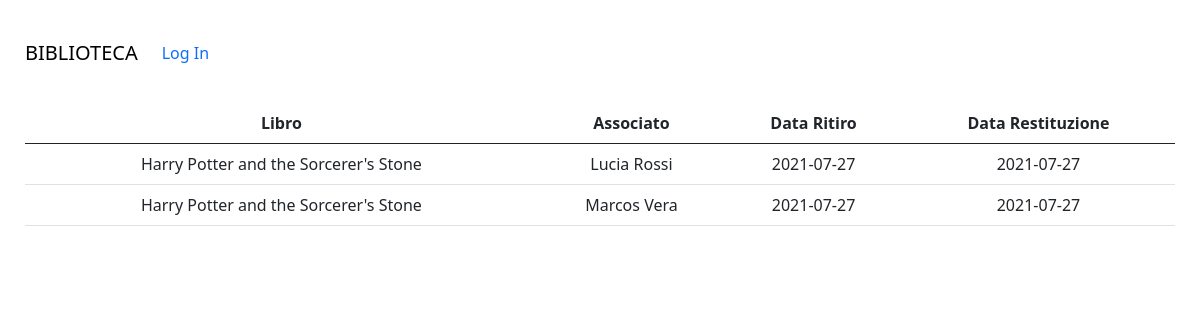
The page /history.php?id=2 on the database its author committed.
### tables this page shows
CREATE TABLE `ritiro_libro` (
  `id_associato` varchar(16) NOT NULL,
  `id_libro` int(4) NOT NULL,
  `data_ritiro` date DEFAULT current_timestamp(),
  `data_restituzione` date DEFAULT NULL
);

CREATE TABLE `libro` (
  `id` int(4) NOT NULL,
  `ISBN` varchar(13) NOT NULL,
  `titolo` varchar(250) NOT NULL,
  `copertina` varchar(250) DEFAULT NULL,
  `data_pubblicazione` date DEFAULT NULL,
  `autore` varchar(250) NOT NULL,
  `stato` varchar(50) NOT NULL
);

CREATE TABLE `persona` (
  `codice_fiscale` varchar(16) NOT NULL,
  `ruolo` enum('impiegato','associato') NOT NULL,
  `password` varchar(32) NOT NULL,
  `nome` varchar(150) NOT NULL,
  `cognome` varchar(150) NOT NULL,
  `telefono` varchar(15) NOT NULL,
  `email` varchar(320) NOT NULL
);

### includes/globals.php (called while the page is built, shortened)
<?php
include_once __DIR__ . '/header.php';
include_once __DIR__.'/Libro.php';
include_once __DIR__.'/Utente.php';

### includes/Libro.php (called while the page is built, shortened)
<?php
require_once __DIR__ . '/db.php';
class Libro extends FormHandle
{
    public static function selectBook($search_type = null, $search_value  = null, $id  = null)
    {
        global $mysqli;
        if (isset($search_type)) {
            $query = $mysqli->query('SELECT * FROM libro WHERE ' . $search_type . ' LIKE "%' . $search_value . '%"');
            $results = array();
            while ($row = $query->fetch_assoc()) {
                $results[] = $row;
            }
        } else {
            $query = $mysqli->query('SELECT * FROM libro WHERE id = ' . $id);
            $results = $query->fetch_assoc();
        }
        return $results;
    }
    public static function viewBookHistory($id_libro = null, $id_user = null){
            global $mysqli;
            if($id_libro){
                $id_libro = intval($id_libro);
                $query = $mysqli->query("SELECT * FROM ritiro_libro WHERE id_libro = " . $id_libro);
            }elseif($id_user){
                $query = $mysqli->query("SELECT * FROM ritiro_libro WHERE id_associato = '". $id_user."'");
            }
            $results = array();
            while ($row = $query->fetch_assoc()) {
                $results[] = $row;
            }
            return $results;
    }
}

### includes/Utente.php (called while the page is built, shortened)
<?php
require_once __DIR__ . '/db.php';
class Utente
{
     public static function selectUser($userId)
    {
        global $mysqli;
        $query_user = $mysqli->query("SELECT * FROM persona WHERE codice_fiscale = '" . $userId."'");
        $user = $query_user->fetch_assoc();
        return $user;
    }
}

### history.php (the view)
<?php
include_once __DIR__ . '/includes/globals.php';
$id_libro = $_GET['id'];
$history = \DataHandle\Libro::viewBookHistory($id_libro);
?>
<div>
<table class="table">
  <thead>
    <tr>
      <th scope="col">Libro</th>
      <th scope="col">Associato</th>
      <th scope="col">Data Ritiro</th>
      <th scope="col">Data Restituzione</th>
    </tr>
  </thead>
  <tbody>
      <?php
foreach($history as $record):
    $user = \DataHandle\Utente::selectUser($record['id_associato']);
    $libro = \DataHandle\Libro::selectBook($search_type =null, $search_value =null, $id_libro);?>
    <tr>
      <td><?php echo $libro['titolo'];?></td>
      <td><?php echo $user['nome'].' '.$user['cognome'];?> </td>
      <td><?php echo $record['data_ritiro'];?></td>
      <td><?php echo $record['data_restituzione'];?></td>
      </tr>
      <?php endforeach;?>
  </tbody>
</table>
</div>

### includes/header.php (shortened to what this page needs)
<!DOCTYPE html>
<html lang="en">
<head>
    <link href="https://cdn.jsdelivr.net/npm/bootstrap@5.0.0-beta3/dist/css/bootstrap.min.css" rel="stylesheet" />
    <link rel="stylesheet" href="/biblio/styles/styles.css" />
</head>
<body>
    <main>
        <nav class="navbar navbar-expand-lg">
            <div class="container-fluid">
                <a class="navbar-brand" href="./index.php">BIBLIOTECA</a>
                <div class="collapse navbar-collapse" id="navbarSupportedContent">
                    <ul class="navbar-nav me-auto mb-2 mb-lg-0">
                        <?php if (isset($_SESSION['is_impiegato'])) :  ?>
                            <?php if ($_SESSION['is_impiegato']) : ?>
                                <li class="nav-item"><a class="nav-link" href="./insert-book.php">Inserire Libro</a></li>
                                <li class="nav-item dropdown">
                                    <a class="nav-link dropdown-toggle" href="#" id="navbarDropdown" role="button" data-bs-toggle="dropdown" aria-expanded="false">Associati</a>
                                    <ul class="dropdown-menu" aria-labelledby="navbarDropdown">
                                        <li><a class="dropdown-item" href="./registration.php">Registrare nuovo associato</a></li>
                                        <li><a class="dropdown-item" href="./manage-user.php">Gestire associati</a></li>
                                    </ul>
                                </li>
                            <?php endif; ?>
                            <li class="nav-item"><a class="nav-link" href="./password.php">Modifica password</a></li>
                            <li class="nav-item"><a class="nav-link" href="/biblio/includes/login.php?logout=1">Log out</a></li>
                    </ul>
                <?php else : ?>
                    <li class="nav-item">
                        <a class="nav-link" href="/biblio/login.php">Log In</a>
                    </li>
                <?php endif ?>
                </ul>
                </div>
            </div>
        </nav>

### styles/styles.css (style rules this page uses)
body { text-align: center; padding: 25px; }
a { color: black; }
.container-fluid { padding-left: 0; }
.navbar { padding-bottom: 30px; }

### rows shown on the page
ritiro_libro: id_libro.titolo "Harry Potter and the Sorcerer's Stone", id_associato.nome "Lucia", id_associato.cognome "Rossi", data_ritiro "2021-07-27", data_restituzione "2021-07-27"
ritiro_libro: id_libro.titolo "Harry Potter and the Sorcerer's Stone", id_associato.nome "Marcos", id_associato.cognome "Vera", data_ritiro "2021-07-27", data_restituzione "2021-07-27"
